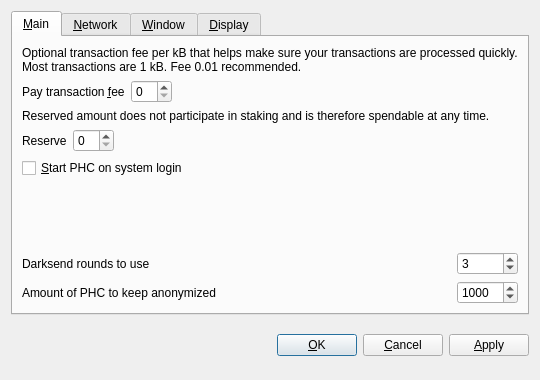
<?xml version="1.0" encoding="UTF-8"?>
<ui version="4.0">
 <class>OptionsDialog</class>
 <widget class="QDialog" name="OptionsDialog">
  <property name="geometry">
   <rect>
    <x>0</x>
    <y>0</y>
    <width>540</width>
    <height>380</height>
   </rect>
  </property>
  <property name="windowTitle">
   <string>Options</string>
  </property>
  <property name="modal">
   <bool>true</bool>
  </property>
  <layout class="QVBoxLayout" name="verticalLayout">
   <item>
    <widget class="QTabWidget" name="tabWidget">
     <property name="tabPosition">
      <enum>QTabWidget::North</enum>
     </property>
     <property name="currentIndex">
      <number>0</number>
     </property>
     <widget class="QWidget" name="tabMain">
      <attribute name="title">
       <string>&amp;Main</string>
      </attribute>
      <layout class="QGridLayout" name="gridLayout">
       <item row="0" column="0" colspan="2">
        <widget class="QLabel" name="transactionFeeInfoLabel">
         <property name="text">
          <string>Optional transaction fee per kB that helps make sure your transactions are processed quickly. Most transactions are 1 kB. Fee 0.01 recommended.</string>
         </property>
         <property name="textFormat">
          <enum>Qt::PlainText</enum>
         </property>
         <property name="wordWrap">
          <bool>true</bool>
         </property>
        </widget>
       </item>
       <item row="1" column="0">
        <layout class="QHBoxLayout" name="horizontalLayoutFee">
         <item>
          <widget class="QLabel" name="transactionFeeLabel">
           <property name="text">
            <string>Pay transaction &amp;fee</string>
           </property>
           <property name="textFormat">
            <enum>Qt::PlainText</enum>
           </property>
           <property name="buddy">
            <cstring>transactionFee</cstring>
           </property>
          </widget>
         </item>
         <item>
          <widget class="BitcoinAmountField" name="transactionFee"/>
         </item>
         <item>
          <spacer name="horizontalSpacerFee">
           <property name="orientation">
            <enum>Qt::Horizontal</enum>
           </property>
           <property name="sizeHint" stdset="0">
            <size>
             <width>40</width>
             <height>20</height>
            </size>
           </property>
          </spacer>
         </item>
        </layout>
       </item>
       <item row="2" column="0" colspan="2">
        <widget class="QLabel" name="reserveBalanceInfoLabel">
         <property name="text">
          <string>Reserved amount does not participate in staking and is therefore spendable at any time.</string>
         </property>
         <property name="textFormat">
          <enum>Qt::PlainText</enum>
         </property>
         <property name="wordWrap">
          <bool>true</bool>
         </property>
        </widget>
       </item>
       <item row="3" column="0">
        <layout class="QHBoxLayout" name="horizontalLayoutReserveBalance">
         <item>
          <widget class="QLabel" name="reserveBalanceLabel">
           <property name="text">
            <string>Reserve</string>
           </property>
           <property name="textFormat">
            <enum>Qt::PlainText</enum>
           </property>
           <property name="buddy">
            <cstring>reserveBalance</cstring>
           </property>
          </widget>
         </item>
         <item>
          <widget class="BitcoinAmountField" name="reserveBalance"/>
         </item>
         <item>
          <spacer name="horizontalSpacerReserveBalance">
           <property name="orientation">
            <enum>Qt::Horizontal</enum>
           </property>
           <property name="sizeHint" stdset="0">
            <size>
             <width>40</width>
             <height>20</height>
            </size>
           </property>
          </spacer>
         </item>
        </layout>
       </item>
       <item row="4" column="0">
        <widget class="QCheckBox" name="bitcoinAtStartup">
         <property name="toolTip">
          <string>Automatically start PHC after logging in to the system.</string>
         </property>
         <property name="text">
          <string>&amp;Start PHC on system login</string>
         </property>
        </widget>
       </item>
       <item row="5" column="0">
        <spacer name="verticalSpacer_Main">
         <property name="orientation">
          <enum>Qt::Vertical</enum>
         </property>
         <property name="sizeHint" stdset="0">
          <size>
           <width>20</width>
           <height>40</height>
          </size>
         </property>
        </spacer>
       </item>
       <item row="6" column="0">
        <widget class="QLabel" name="label">
         <property name="toolTip">
          <string>&lt;html&gt;&lt;head/&gt;&lt;body&gt;&lt;p&gt;This setting determines the amount of individual masternodes that an input will be anonymized through. More rounds of anonymization gives a higher degree of privacy, but also costs more in fees.&lt;/p&gt;&lt;/body&gt;&lt;/html&gt;</string>
         </property>
         <property name="text">
          <string>Darksend rounds to use</string>
         </property>
        </widget>
       </item>
       <item row="6" column="1">
        <widget class="QSpinBox" name="darksendRounds">
         <property name="minimum">
          <number>2</number>
         </property>
         <property name="maximum">
          <number>16</number>
         </property>
         <property name="value">
          <number>3</number>
         </property>
        </widget>
       </item>
       <item row="7" column="0">
        <widget class="QLabel" name="label_2">
         <property name="toolTip">
          <string>This amount acts as a threshold to turn off Darksend once it's reached.</string>
         </property>
         <property name="statusTip">
          <string notr="true"/>
         </property>
         <property name="whatsThis">
          <string notr="true"/>
         </property>
         <property name="accessibleName">
          <string notr="true"/>
         </property>
         <property name="accessibleDescription">
          <string notr="true"/>
         </property>
         <property name="text">
          <string>Amount of PHC to keep anonymized</string>
         </property>
        </widget>
       </item>
       <item row="7" column="1">
        <widget class="QSpinBox" name="anonymizePHC">
         <property name="minimum">
          <number>2</number>
         </property>
         <property name="maximum">
          <number>10000</number>
         </property>
         <property name="singleStep">
          <number>10</number>
         </property>
         <property name="value">
          <number>1000</number>
         </property>
        </widget>
       </item>
      </layout>
     </widget>
     <widget class="QWidget" name="tabNetwork">
      <attribute name="title">
       <string>&amp;Network</string>
      </attribute>
      <layout class="QVBoxLayout" name="verticalLayout_Network">
       <item>
        <widget class="QCheckBox" name="mapPortUpnp">
         <property name="toolTip">
          <string>Automatically open the PHC client port on the router. This only works when your router supports UPnP and it is enabled.</string>
         </property>
         <property name="text">
          <string>Map port using &amp;UPnP</string>
         </property>
        </widget>
       </item>
       <item>
        <widget class="QCheckBox" name="connectSocks">
         <property name="toolTip">
          <string>Connect to the PHC network through a SOCKS5 proxy (e.g. when connecting through Tor).</string>
         </property>
         <property name="text">
          <string>&amp;Connect through SOCKS5 proxy:</string>
         </property>
        </widget>
       </item>
       <item>
        <layout class="QHBoxLayout" name="horizontalLayout_Network">
         <item>
          <widget class="QLabel" name="proxyIpLabel">
           <property name="text">
            <string>Proxy &amp;IP:</string>
           </property>
           <property name="textFormat">
            <enum>Qt::PlainText</enum>
           </property>
           <property name="buddy">
            <cstring>proxyIp</cstring>
           </property>
          </widget>
         </item>
         <item>
          <widget class="QValidatedLineEdit" name="proxyIp">
           <property name="maximumSize">
            <size>
             <width>140</width>
             <height>16777215</height>
            </size>
           </property>
           <property name="toolTip">
            <string>IP address of the proxy (e.g. 127.0.0.1)</string>
           </property>
          </widget>
         </item>
         <item>
          <widget class="QLabel" name="proxyPortLabel">
           <property name="text">
            <string>&amp;Port:</string>
           </property>
           <property name="textFormat">
            <enum>Qt::PlainText</enum>
           </property>
           <property name="buddy">
            <cstring>proxyPort</cstring>
           </property>
          </widget>
         </item>
         <item>
          <widget class="QLineEdit" name="proxyPort">
           <property name="maximumSize">
            <size>
             <width>55</width>
             <height>16777215</height>
            </size>
           </property>
           <property name="toolTip">
            <string>Port of the proxy (e.g. 9050)</string>
           </property>
          </widget>
         </item>
         <item>
          <spacer name="horizontalSpacer_Network">
           <property name="orientation">
            <enum>Qt::Horizontal</enum>
           </property>
           <property name="sizeHint" stdset="0">
            <size>
             <width>40</width>
             <height>20</height>
            </size>
           </property>
          </spacer>
         </item>
        </layout>
       </item>
       <item>
        <spacer name="verticalSpacer_Network">
         <property name="orientation">
          <enum>Qt::Vertical</enum>
         </property>
         <property name="sizeHint" stdset="0">
          <size>
           <width>20</width>
           <height>40</height>
          </size>
         </property>
        </spacer>
       </item>
      </layout>
     </widget>
     <widget class="QWidget" name="tabWindow">
      <attribute name="title">
       <string>&amp;Window</string>
      </attribute>
      <layout class="QVBoxLayout" name="verticalLayout_Window">
       <item>
        <widget class="QCheckBox" name="minimizeToTray">
         <property name="toolTip">
          <string>Show only a tray icon after minimizing the window.</string>
         </property>
         <property name="text">
          <string>&amp;Minimize to the tray instead of the taskbar</string>
         </property>
        </widget>
       </item>
       <item>
        <widget class="QCheckBox" name="minimizeOnClose">
         <property name="toolTip">
          <string>Minimize instead of exit the application when the window is closed. When this option is enabled, the application will be closed only after selecting Quit in the menu.</string>
         </property>
         <property name="text">
          <string>M&amp;inimize on close</string>
         </property>
        </widget>
       </item>
       <item>
        <spacer name="verticalSpacer_Window">
         <property name="orientation">
          <enum>Qt::Vertical</enum>
         </property>
         <property name="sizeHint" stdset="0">
          <size>
           <width>20</width>
           <height>40</height>
          </size>
         </property>
        </spacer>
       </item>
      </layout>
     </widget>
     <widget class="QWidget" name="tabDisplay">
      <attribute name="title">
       <string>&amp;Display</string>
      </attribute>
      <layout class="QVBoxLayout" name="verticalLayout_Display">
       <item>
        <layout class="QHBoxLayout" name="horizontalLayout_1_Display">
         <item>
          <widget class="QLabel" name="langLabel">
           <property name="text">
            <string>User Interface &amp;language:</string>
           </property>
           <property name="textFormat">
            <enum>Qt::PlainText</enum>
           </property>
           <property name="buddy">
            <cstring>lang</cstring>
           </property>
          </widget>
         </item>
         <item>
          <widget class="QValueComboBox" name="lang">
           <property name="toolTip">
            <string>The user interface language can be set here. This setting will take effect after restarting PHC.</string>
           </property>
          </widget>
         </item>
        </layout>
       </item>
       <item>
        <layout class="QHBoxLayout" name="horizontalLayout_2_Display">
         <item>
          <widget class="QLabel" name="unitLabel">
           <property name="text">
            <string>&amp;Unit to show amounts in:</string>
           </property>
           <property name="textFormat">
            <enum>Qt::PlainText</enum>
           </property>
           <property name="buddy">
            <cstring>unit</cstring>
           </property>
          </widget>
         </item>
         <item>
          <widget class="QValueComboBox" name="unit">
           <property name="toolTip">
            <string>Choose the default subdivision unit to show in the interface and when sending coins.</string>
           </property>
          </widget>
         </item>
        </layout>
       </item>
       <item>
        <widget class="QCheckBox" name="coinControlFeatures">
         <property name="toolTip">
          <string>Whether to show coin control features or not.</string>
         </property>
         <property name="text">
          <string>Display coin &amp;control features (experts only!)</string>
         </property>
        </widget>
       </item>
       <item>
        <widget class="QCheckBox" name="useBlackTheme">
         <property name="text">
          <string>Use black visual theme (requires restart)</string>
         </property>
        </widget>
       </item>
       <item>
        <spacer name="verticalSpacer_Display">
         <property name="orientation">
          <enum>Qt::Vertical</enum>
         </property>
         <property name="sizeHint" stdset="0">
          <size>
           <width>20</width>
           <height>40</height>
          </size>
         </property>
        </spacer>
       </item>
      </layout>
     </widget>
    </widget>
   </item>
   <item>
    <layout class="QHBoxLayout" name="horizontalLayout_Buttons">
     <item>
      <spacer name="horizontalSpacer_1">
       <property name="orientation">
        <enum>Qt::Horizontal</enum>
       </property>
       <property name="sizeHint" stdset="0">
        <size>
         <width>40</width>
         <height>48</height>
        </size>
       </property>
      </spacer>
     </item>
     <item>
      <widget class="QLabel" name="statusLabel">
       <property name="font">
        <font>
         <weight>75</weight>
         <bold>true</bold>
        </font>
       </property>
       <property name="text">
        <string/>
       </property>
       <property name="textFormat">
        <enum>Qt::PlainText</enum>
       </property>
       <property name="wordWrap">
        <bool>true</bool>
       </property>
      </widget>
     </item>
     <item>
      <spacer name="horizontalSpacer_2">
       <property name="orientation">
        <enum>Qt::Horizontal</enum>
       </property>
       <property name="sizeHint" stdset="0">
        <size>
         <width>40</width>
         <height>48</height>
        </size>
       </property>
      </spacer>
     </item>
     <item>
      <widget class="QPushButton" name="okButton">
       <property name="text">
        <string>&amp;OK</string>
       </property>
      </widget>
     </item>
     <item>
      <widget class="QPushButton" name="cancelButton">
       <property name="text">
        <string>&amp;Cancel</string>
       </property>
       <property name="autoDefault">
        <bool>false</bool>
       </property>
      </widget>
     </item>
     <item>
      <widget class="QPushButton" name="applyButton">
       <property name="text">
        <string>&amp;Apply</string>
       </property>
       <property name="autoDefault">
        <bool>false</bool>
       </property>
      </widget>
     </item>
    </layout>
   </item>
  </layout>
 </widget>
 <customwidgets>
  <customwidget>
   <class>BitcoinAmountField</class>
   <extends>QSpinBox</extends>
   <header>bitcoinamountfield.h</header>
   <container>1</container>
  </customwidget>
  <customwidget>
   <class>QValueComboBox</class>
   <extends>QComboBox</extends>
   <header>qvaluecombobox.h</header>
  </customwidget>
  <customwidget>
   <class>QValidatedLineEdit</class>
   <extends>QLineEdit</extends>
   <header>qvalidatedlineedit.h</header>
  </customwidget>
 </customwidgets>
 <resources/>
 <connections/>
</ui>
